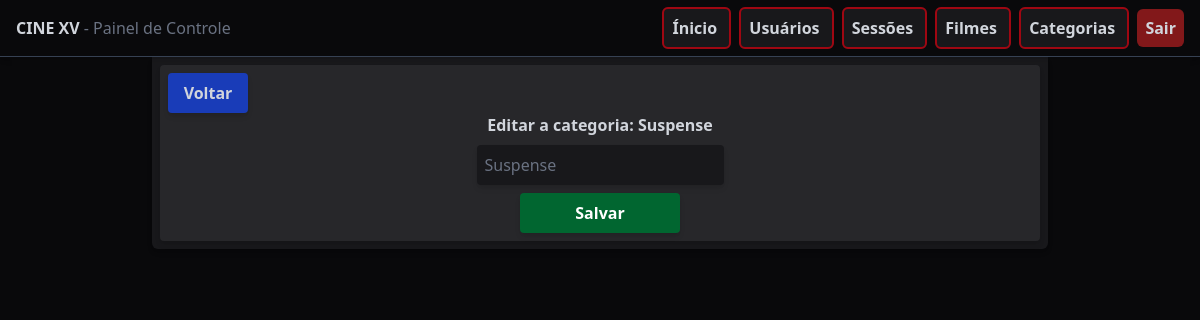
Before: /category/edit/2/ (signed in) with the older database file.
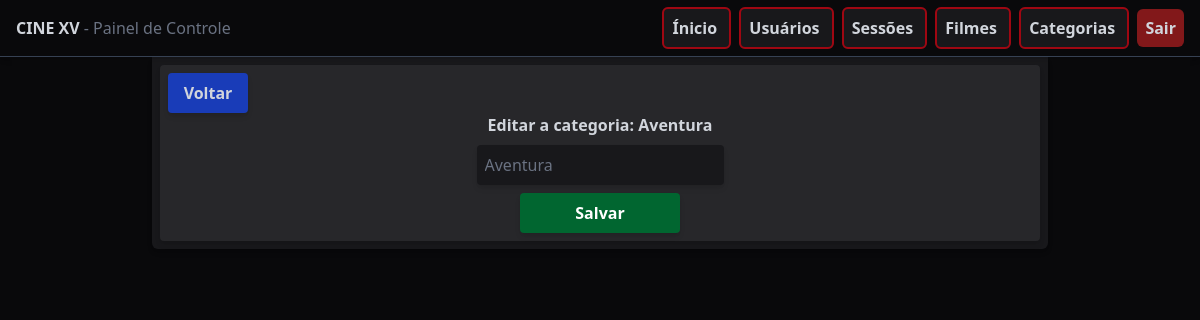
After: the same page with the newer database file.
### api/models.py (models this page shows, shortened)
class Category(models.Model):
    name = models.CharField(max_length=100, unique=True)
    modified_by = models.ForeignKey(User, on_delete=models.SET_NULL, null=True, related_name='mod_categories')
    modified_at = models.DateTimeField(auto_now_add=True)

### control/views.py (the view)
# urls.py: path('category/edit/<int:id>/', views.category_edit, name='category-edit'),
@login_required(login_url='user-login')
def category_edit(request, id):
    category = get_object_or_404(Category, id=id)
    if request.method == 'POST':
        form = AddCategoryForm(request.POST, instance=category)
        if form.is_valid():
            category = form.save(commit=False)
            category.modified_by = request.user
            category.modified_at = timezone.now()
            category.save()
            messages.success(request, "Categoria atualizada com sucesso!")
            return redirect('categories')
        else:
            for field, errors in form.errors.items():
                for error in errors:
                    messages.error(request, error)
    else:
        form = AddFilmCardForm(instance=category)
    context = {
        'category': category,
        'form': form
    }
    return render(request, 'category/category_edit.html', context)

### control/templates/category/category_edit.html (shortened to what this page needs)
{% extends 'base.html' %}
{% block content %}
<div class="w-4xl bg-zinc-900 mx-auto p-2 rounded-b-md space-y-2 shadow-md">
    <div class="flex flex-col bg-zinc-800 rounded-sm p-2 shadow-md">
        <a href="{% url 'categories' %}" class="w-20 text-center bg-blue-800 hover:bg-blue-600 transition font-semibold rounded-sm p-2 shadow-md">
            Voltar
        </a>
        <div class="flex flex-col gap-2 text-center items-center">
            <h1 class="font-semibold">Editar a categoria: {{ category.name }}</h1>
            <form method="POST" class="flex flex-col gap-2 text-gray-500">
                {{ form.name }}
                <button type="submit" class="w-40 mx-auto bg-green-800 hover:bg-green-600 p-2 rounded-sm text-white font-semibold cursor-pointer transition shadow-md">
                    Salvar
                </button>
            </form>
        </div>
    </div>
</div>
{% endblock %}

Changed rows visible on the page:
changed Category: name "Suspense" → "Aventura"
